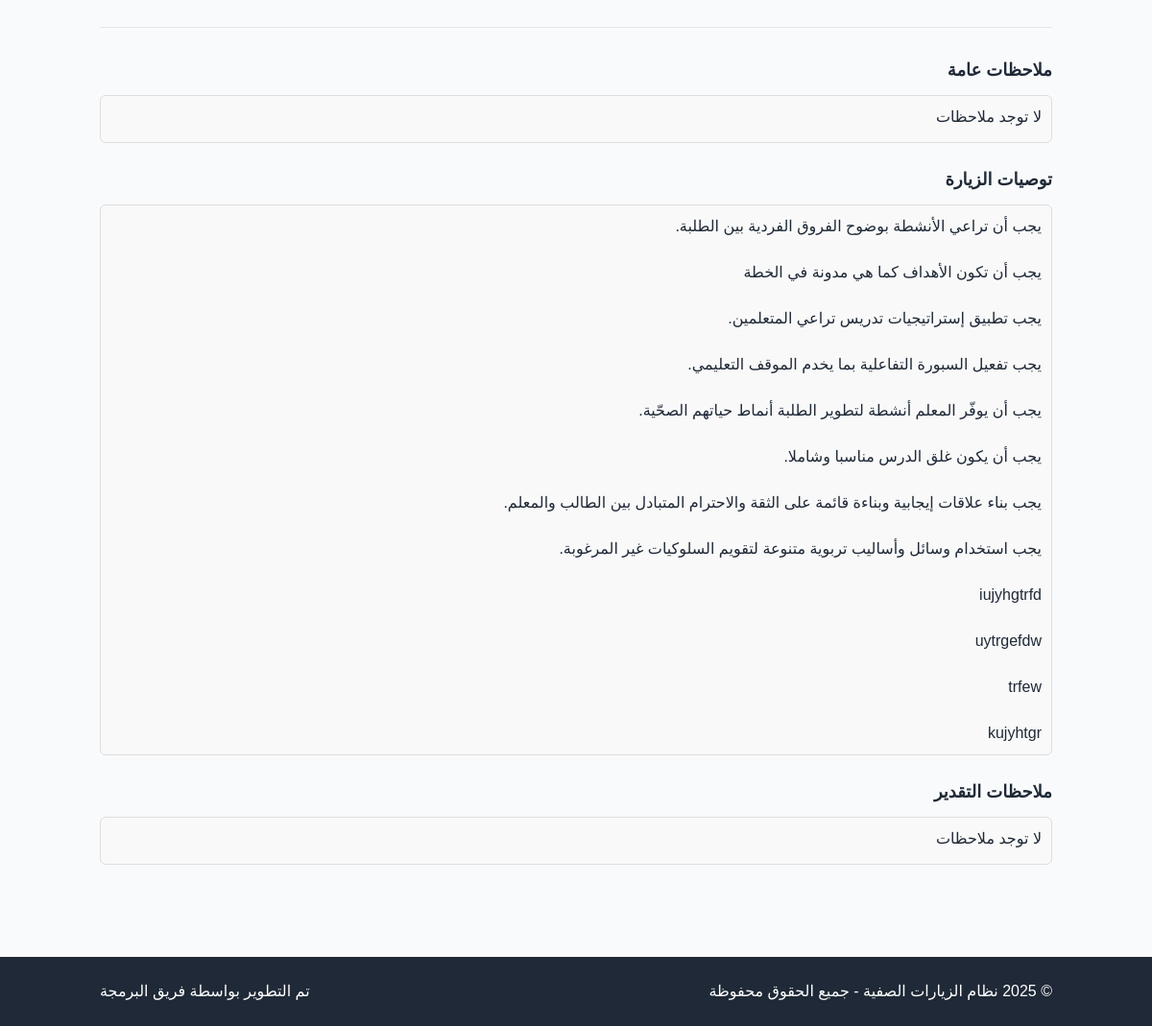
/view_visit.php?id=2 (lower part), run on an earlier commit of the app's database.
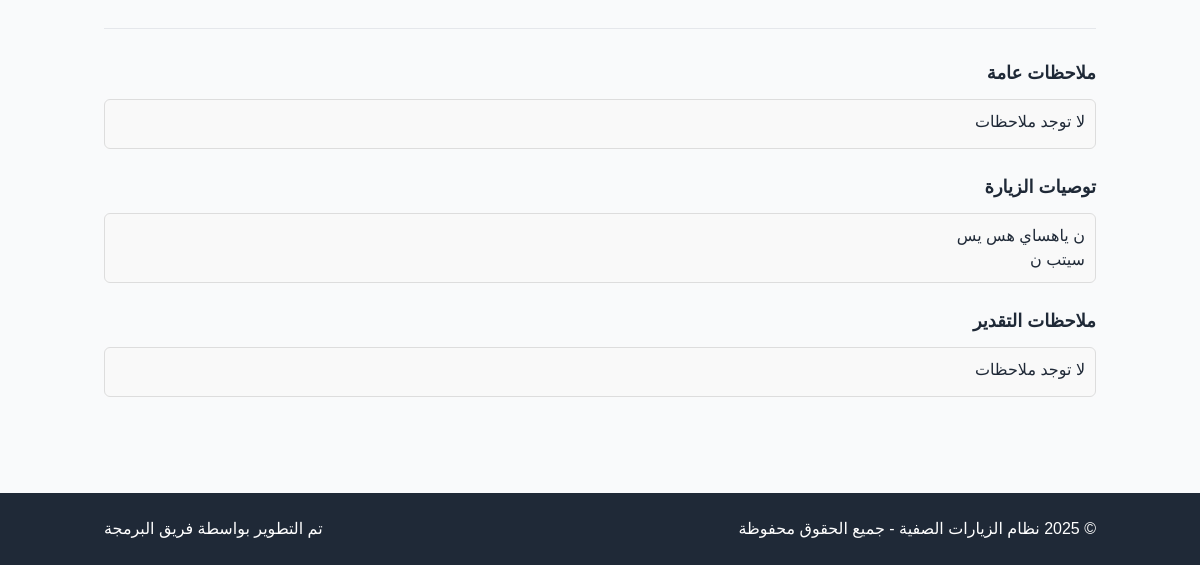
And on a later commit of the database.
### tables this page shows
CREATE TABLE `visits` (
  `id` int NOT NULL,
  `school_id` int NOT NULL,
  `teacher_id` int NOT NULL,
  `subject_id` int NOT NULL,
  `grade_id` int NOT NULL,
  `section_id` int NOT NULL,
  `level_id` int NOT NULL,
  `visitor_type_id` int NOT NULL,
  `visitor_person_id` int DEFAULT NULL,
  `visit_date` date NOT NULL,
  `academic_year_id` int DEFAULT NULL,
  `visit_type` enum('full','partial') NOT NULL DEFAULT 'full',
  `attendance_type` enum('physical','remote','hybrid') NOT NULL DEFAULT 'physical',
  `has_lab` tinyint(1) NOT NULL DEFAULT '0',
  `general_notes` text,
  `recommendation_notes` text,
  `appreciation_notes` text,
  `total_score` decimal(5,2) DEFAULT NULL,
  `created_at` timestamp NULL DEFAULT CURRENT_TIMESTAMP,
  `updated_at` timestamp NULL DEFAULT CURRENT_TIMESTAMP ON UPDATE CURRENT_TIMESTAMP
);

### includes/db_connection.php (called while the page is built, shortened)
<?php
$dsn = "mysql:host=" . DB_HOST . ";dbname=" . DB_NAME . ";charset=" . DB_CHARSET;
$options = [
    PDO::ATTR_ERRMODE            => PDO::ERRMODE_EXCEPTION,
    PDO::ATTR_DEFAULT_FETCH_MODE => PDO::FETCH_ASSOC,
    PDO::ATTR_EMULATE_PREPARES   => false,
];
try {
    $pdo = new PDO($dsn, DB_USER, DB_PASS, $options);
    $pdo->exec("SET NAMES utf8mb4");
    $pdo->exec("SET CHARACTER SET utf8mb4");
    $pdo->exec("SET collation_connection = utf8mb4_unicode_ci");
} catch (PDOException $e) {
    die("فشل الاتصال بقاعدة البيانات: " . $e->getMessage());
}
function query_row($sql, $params = []) {
    global $pdo;
    $stmt = $pdo->prepare($sql);
    $stmt->execute($params);
    return $stmt->fetch();
}

### view_visit.php (the view, shortened to what this page needs)
<?php
require_once 'includes/db_connection.php';
require_once 'includes/header.php';
$visit_id = (int)$_GET['id'];
try {
    $visit_sql = "
        SELECT
            v.*,
            s.name as school_name,
            t.name as teacher_name,
            sub.name as subject_name,
            g.name as grade_name,
            sec.name as section_name,
            el.name as level_name,
            vt.name as visitor_type_name,
            vp.name as visitor_person_name
        FROM
            visits v
        LEFT JOIN
            schools s ON v.school_id = s.id
        LEFT JOIN
            teachers t ON v.teacher_id = t.id
        LEFT JOIN
            subjects sub ON v.subject_id = sub.id
        LEFT JOIN
            grades g ON v.grade_id = g.id
        LEFT JOIN
            sections sec ON v.section_id = sec.id
        LEFT JOIN
            educational_levels el ON v.level_id = el.id
        LEFT JOIN
            visitor_types vt ON v.visitor_type_id = vt.id
        LEFT JOIN
            teachers vp ON v.visitor_person_id = vp.id
        WHERE
            v.id = ?
    ";
    $visit = query_row($visit_sql, [$visit_id]);
} catch (Exception $e) {
    echo show_alert('حدث خطأ أثناء استرجاع بيانات الزيارة: ' . $e->getMessage(), 'error');
    require_once 'includes/footer.php';
    exit;
}
?>
<div id="basic-info" class="tab-content active">
    <div class="section-separator"></div>
    <div class="mb-6">
        <h2 class="text-lg font-semibold mb-3">ملاحظات عامة</h2>
        <div class="notes-box">
            <?= nl2br(htmlspecialchars($visit['general_notes'] ?: 'لا توجد ملاحظات')) ?>
        </div>
    </div>
    <div class="mb-6">
        <h2 class="text-lg font-semibold mb-3">توصيات الزيارة</h2>
        <div class="notes-box">
            <?= nl2br(htmlspecialchars($visit['recommendation_notes'] ?: 'لا توجد توصيات')) ?>
        </div>
    </div>
    <div class="mb-6">
        <h2 class="text-lg font-semibold mb-3">ملاحظات التقدير</h2>
        <div class="notes-box">
            <?= nl2br(htmlspecialchars($visit['appreciation_notes'] ?: 'لا توجد ملاحظات')) ?>
        </div>
    </div>
</div>
<?php
require_once 'includes/footer.php';
?>

What changed in the data, as far as the page shows it:
changed visits "لا توجد ملاحظات": recommendation_notes "يجب أن تراعي الأنشطة بوضوح الفروق الفردية بين الطلبة. يجب أن تكون الأهداف كما هي مدونة في الخطة يجب تطبيق إستراتيجيات تدريس تراعي المتعلمين. يجب تفعيل السبورة التفاعلية بما يخدم الموقف التعليمي. يجب أن يوفّر المعلم أنشطة لتطوير الطلبة أنماط حياتهم الصحّية. يجب أن يكون غلق الدرس مناسبا وشاملا. يجب بناء علاقات إيجابية وبناءة قائمة على الثقة والاحترام المتبادل بين الطالب والمعلم. يجب استخدام وسائل وأساليب تربوية متنوعة لتقويم السلوكيات غير المرغوبة. iujyhgtrfd uytrgefdw trfew kujyhtgr" → "ن ياهساي هس يس سيتب ن"
